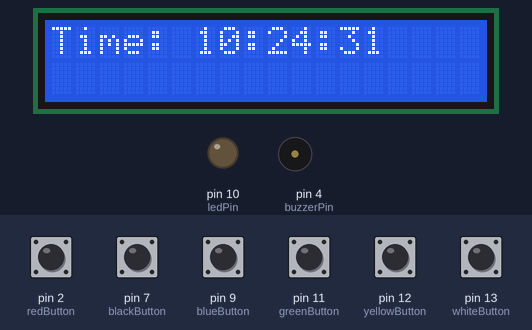
Bench run of a sketch on a simulated Arduino Uno, built with avr-gcc and run on an emulated ATmega328P. Parts: 18×2 character LCD, output pins drawn as LEDs (lit = HIGH), buzzer (waves = sounding, pin HIGH). The test bench sets the inputs (shaded band); at power-on: pin 2 (redButton), pin 7 (blackButton), pin 9 (blueButton), pin 11 (greenButton), pin 12 (yellowButton), pin 13 (whiteButton) HIGH. The local clock reads 2024-03-15 10:24:30 at power-on unless the sketch sets it; what the sketch prints to the serial monitor is not drawn.

Above: at 1.2 s.
1.3 s: pin 2 (redButton) pulled LOW for 0.15 s
At 2.6 s:
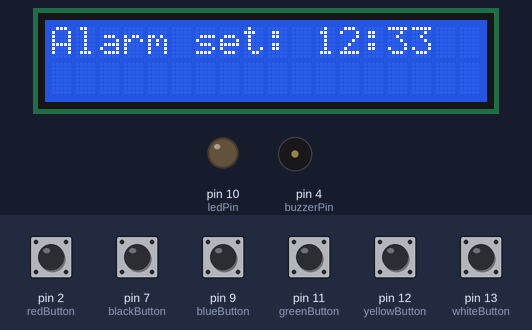
2.9 s: pin 13 (whiteButton) pulled LOW for 0.15 s
At 4.2 s:
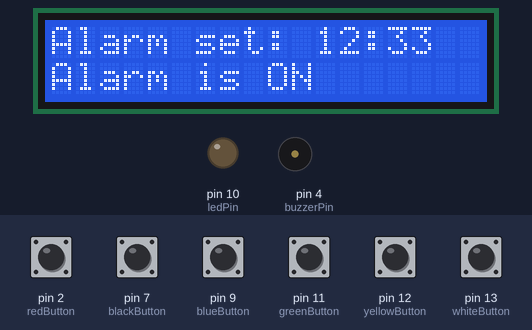
4.5 s: pin 2 (redButton) pulled LOW for 1 s
At 6.8 s:
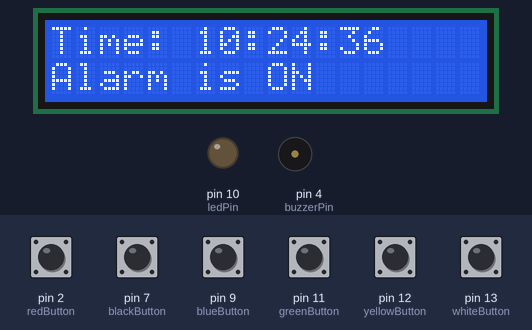
8.5 s: pin 13 (whiteButton) pulled LOW for 1 s
At 10.7 s:
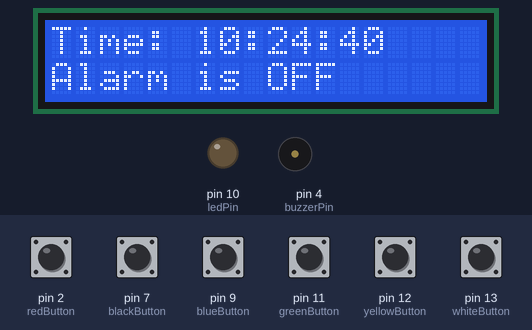
12.5 s: pin 2 (redButton) pulled LOW for 0.15 s
At 13.0 s:
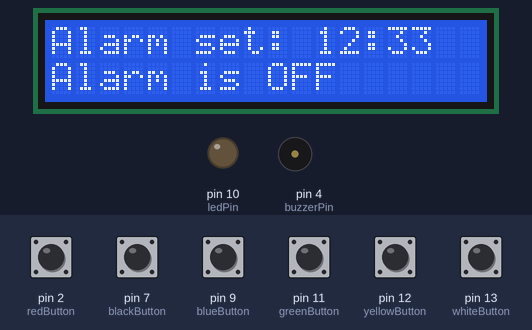
14.1 s: pin 7 (blackButton) pulled LOW for 0.15 s
At 15.7 s:
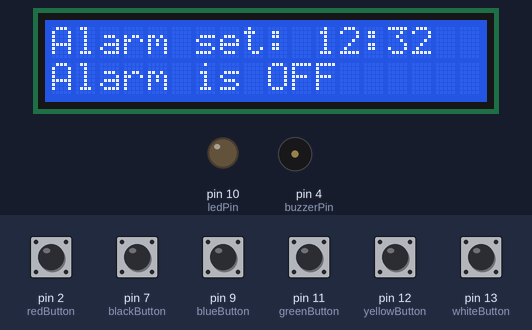
Timing chart, 0 to 16.7 s (numbered marks = the images above; inputs shaded):
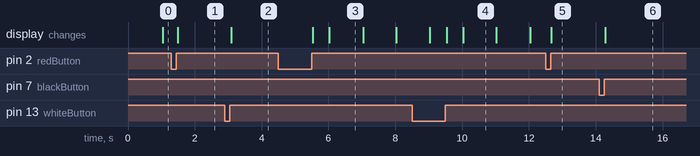

Measured:
- after the input at 1.3 s, the display: changes after 0.19 s (image 1)
- after the input at 2.9 s, the display: changes after 0.20 s (image 2)
- after the input at 4.5 s, the display: first changes after 1.0 s (image 3 shows a later state)
- after the input at 8.5 s, the display: first differs from a run without the input after 1.0 s (image 4 shows a later state)
- after the input at 12.5 s, the display: changes after 0.17 s (image 5)
- after the input at 14.1 s, the display: changes after 0.18 s (image 6)
- what the display in image 3 shows lasts 1.0 s, from 6.0 s to 7.0 s

The sketch:

DDF_Arduino101_AlarmClock_modified.ino
```cpp
//LIBRARIES - all libraries can be installed via Arduino Library Manager
#include <LiquidCrystal_I2C.h> //library for LCD display
#include <Wire.h>              // library for I2C connection
#include <RTClib.h>            // library for real time clock
#include <Button.h>            // library for easy handling of buttons: https://github.com/madleech/Button

LiquidCrystal_I2C lcd(0x27, 18, 2); //declaration of the Display
RTC_DS1307 rtc;                     //declaration of the RTC device

//PINOUT
#define buzzerPin 4
#define ledPin 10

//Alarm Setting Variables
bool isAlarmSet = false;
bool didItRing = false;
bool snoozeActive = false;
bool alarmCurrentlyRinging = false;
int AlarmHH = 12; //storing the alarm time setting - hours
int AlarmMM = 33;  //storing the alarm time setting - minutes
#define howManyRings 5 //constant defining how many beeps the alarm should make per launch

int CurrentHH = 0; //storing the current time - hours
int CurrentMM = 0; //storing the current time - minutes
bool ifTimeDisplay = true;  //boolean value to decide if to show time, useful for limiting flickering of the screen

//Button Declarations and Control Variables
Button redButton(2);
Button whiteButton(13);
Button yellowButton(12);
Button greenButton(11);
Button blackButton(7);
Button blueButton(9);

bool whiteButtonState = false; // activate/deative alarm
bool redButtonState = false; //change to set alarm mode
bool yellowButtonState = false; //increase hour
bool greenButtonState = false; //increase minute
bool blackButtonState = false; //decrease minute
bool blueButtonState = false; //snooze button

int SnoozeHH = 0;
int SnoozeMM = 0;
int SnoozeSS = 0;

unsigned long alarmStartTime = 0; // Tracks the background beep pattern timing

//Setup function, executed once after reboot
void setup() {
  pinMode(buzzerPin, OUTPUT);
  pinMode(ledPin, OUTPUT);
  digitalWrite(buzzerPin,LOW);

  Serial.begin(9600); //initialisation of serial monitor

  //LCD display initialisation
  lcd.init();
  lcd.backlight();

  //RTC initialisation
  rtc.begin();
  //rtc.adjust(DateTime(2026, 05, 07, 14, 12, 10)); //this sets the "start" time for the clock

  //Buttons initialisation
  redButton.begin();
  whiteButton.begin();
  yellowButton.begin();
  greenButton.begin();
  blackButton.begin();
  blueButton.begin();
}

//timeOnScreen function reads the time from RTC and displays it on the LCD display
void timeOnScreen(){
  DateTime now = rtc.now(); //declaring an object for storing the RTC time
  lcd.setCursor(0,0);
  lcd.print("Time: ");
  if(now.hour()<10) lcd.print('0'); //used to maintain nice format on the display
  lcd.print(now.hour());
  CurrentHH = now.hour();
  lcd.print(":");
  if(now.minute()<10) lcd.print('0');
  lcd.print(now.minute());
  CurrentMM = now.minute();
  lcd.print(":");
  if(now.second()<10) lcd.print('0');
  lcd.print(now.second());
  lcd.print("    ");
}

//alarmToggle function switches the setting of the alarm On and Off, using the white button
int alarmToggle(){
  if(whiteButton.released()){
    Serial.print("Alarm clock state: ");

    // If the alarm is ringing, pressing the white button completely turns it OFF
    if(alarmCurrentlyRinging) {
      alarmCurrentlyRinging = false;
      isAlarmSet = false;
      whiteButtonState = false;
      digitalWrite(buzzerPin, LOW);
      digitalWrite(ledPin, LOW);
      lcd.setCursor(0, 1);
      lcd.print("Alarm is OFF        ");
      return 0;
    }

    whiteButtonState = !whiteButtonState;

    if(whiteButtonState){
      lcd.setCursor(0, 1);
      lcd.print("Alarm is ON         ");
      isAlarmSet = true;
    }else{
      lcd.setCursor(0, 1);
      lcd.print("Alarm is OFF        ");
      isAlarmSet = false;
      didItRing = false;
      digitalWrite(buzzerPin, LOW);
      digitalWrite(ledPin, LOW);
      alarmCurrentlyRinging = false;
      snoozeActive = false;
    }
  }

  if(isAlarmSet == 1) return 1;
  else return 0;
}

//menuToggle function switches the clock view into set-the-alarm view
void menuToggle(){
  if(redButton.released()) redButtonState = !redButtonState;

  if(redButtonState){
    ifTimeDisplay = false;
    setAlarm();
    lcd.setCursor(0, 0);
    lcd.print("Alarm set: ");
    if(AlarmHH <10) lcd.print("0");
    lcd.print(AlarmHH);
    lcd.print(":");
    if(AlarmMM <10) lcd.print("0");
    lcd.print(AlarmMM);

  }
  if(!redButtonState)
  {
    ifTimeDisplay = true;
    return;
  }
}

//setAlarm function operates Yellow and Green Buttons to set the desired alarm time in the set-the-alarm view
int setAlarm(){
  if(redButtonState){
    if(yellowButton.released()){
      AlarmHH++;
      if(AlarmHH>23) AlarmHH=0;
      return 1;
    }
    if(greenButton.released()){
      AlarmMM++;
      if(AlarmMM>59) AlarmMM=0;
      return 1;
    }
    if(blackButton.released()){
      AlarmMM--;
      if(AlarmMM<0) AlarmMM=59;
      return 1;
    }
  }else return 0;
}

//----------------------------SNOOZE FUNCTION------------------------------
void snoozeFunction(){
  if(blueButton.released() && alarmCurrentlyRinging){
    // Stop current alarm noise instantly
    digitalWrite(buzzerPin, LOW);
    digitalWrite(ledPin, LOW);
    alarmCurrentlyRinging = false;
    snoozeActive = true;

    DateTime now = rtc.now();
    SnoozeHH = now.hour();
    SnoozeMM = now.minute();
    SnoozeSS = now.second() + 10; // 10 second snooze for quick testing

    // Handle time rollover variables safely
    if(SnoozeSS > 59){
      SnoozeSS -= 60;
      SnoozeMM++;
      if(SnoozeMM > 59){
        SnoozeMM = 0;
        SnoozeHH++;
        if(SnoozeHH > 23){
          SnoozeHH = 0;
        }
      }
    }
    lcd.setCursor(0,1);
    lcd.print("Snooze Active   ");
  }
}

//--------------------ALARM RING------------------------------------------------
//alarmRing function checks the alarm conditions and enables the buzzer
void alarmRing(){

  // NORMAL ALARM TRIGGER
  if(isAlarmSet == true &&
     CurrentHH == AlarmHH &&
     CurrentMM == AlarmMM &&
     didItRing == false){
      alarmCurrentlyRinging = true;
      didItRing = true;
      alarmStartTime = millis(); // Start pattern stopwatch
      lcd.setCursor(0,1);
      lcd.print("Alarm Rings!    ");
  }

  // SNOOZE ALARM TRIGGER
  DateTime now = rtc.now();
  if(snoozeActive == true &&
     now.hour() == SnoozeHH &&
     now.minute() == SnoozeMM &&
     now.second() == SnoozeSS){
      alarmCurrentlyRinging = true;
      snoozeActive = false;      // Turn off tracking flag so it doesn't loop trigger
      alarmStartTime = millis(); // Reset stopwatch for this ring cycle
      lcd.setCursor(0,1);
      lcd.print("Alarm Rings!    ");
  }

  // NON-BLOCKING ALARM SOUNDER
  if(alarmCurrentlyRinging == true) {
    unsigned long elapsed = millis() - alarmStartTime;
    unsigned long cycleTime = elapsed % 900; // Loops a 900ms double-beep cycle window

    if(cycleTime < 150){
      digitalWrite(buzzerPin, HIGH);
      digitalWrite(ledPin, HIGH);
    }
    else if(cycleTime < 250){
      digitalWrite(buzzerPin, LOW);
      digitalWrite(ledPin, LOW);
    }
    else if(cycleTime < 400){
      digitalWrite(buzzerPin, HIGH);
      digitalWrite(ledPin, HIGH);
    }
    else {
      digitalWrite(buzzerPin, LOW);
      digitalWrite(ledPin, LOW);
    }
  }
}

void resetAlarmFlag(){
  static int lastMinute = -1;
  if(CurrentMM != lastMinute){
    didItRing = false;
    lastMinute = CurrentMM;
  }
}

void displaySnoozeCountdown(){
  if(snoozeActive){
    DateTime now = rtc.now();
    int currentTotalSeconds = now.hour() * 3600 + now.minute() * 60 + now.second();
    int snoozeTotalSeconds = SnoozeHH * 3600 + SnoozeMM * 60 + SnoozeSS;
    int remaining = snoozeTotalSeconds - currentTotalSeconds;

    if(remaining < 0){
      remaining = 0;
    }
    int remainingMinutes = remaining / 60;
    int remainingSeconds = remaining % 60;

    lcd.setCursor(0,1);
    lcd.print("Snooze: ");
    if(remainingMinutes < 10) lcd.print("0");
    lcd.print(remainingMinutes);
    lcd.print(":");
    if(remainingSeconds < 10) lcd.print("0");
    lcd.print(remainingSeconds);
    lcd.print("   ");
  }
}

//LOOP - main function of our programme
void loop() {
  // Read all physical button states at the start of every iteration
  redButton.read();
  whiteButton.read();
  yellowButton.read();
  greenButton.read();
  blackButton.read();
  blueButton.read();

  if(ifTimeDisplay) timeOnScreen(); //displaying the clock
  alarmToggle();                    //checking if the alarm function is on or off (and handling its input)
  menuToggle();                     //checking if the set-the-alarm view is on or off (and handling its input)
  snoozeFunction();
  resetAlarmFlag();
  displaySnoozeCountdown();
  alarmRing();                      //checking if the the alarm should ring (and executing it if yes)
}
```
